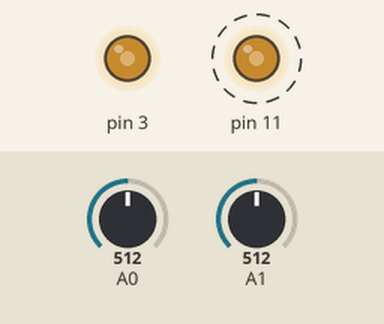
Recording of a sketch running on a simulated Arduino Uno, built with avr-gcc and run on an emulated ATmega328P. Shown: output pins drawn as LEDs (lit = HIGH). Dashed ring = blinking. Inputs (shaded band) come from the test bench; at power-on: A0 = 512, A1 = 512. What the sketch prints to the serial monitor is not drawn.

Above: at 0.05 s.
Timing chart, 0 to 45.0 s (numbered marks = the images above):
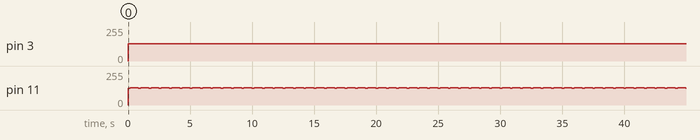

Measured:
- by itself, pin 11: alternates 128/255 for 0.64 s and 127/255 for 0.19 s

The sketch:

signals_without_noise.ino
```cpp
#include <avr/io.h>
#include <avr/interrupt.h>

// Full-Resolution P-QRS-T complex (0 to 255)
const uint8_t pqrst_wave[] = {
  128, 128, 128, 128, 128,               // Baseline
  130, 135, 140, 145, 140, 135, 130,     // P-Wave
  128, 128, 128, 128, 128,               // PR Segment
  120, 105, 95,                          // Q-Wave
  140, 200, 255, 200, 120,               // R-Wave
  75, 85, 100,                           // S-Wave
  128, 128, 128, 128, 128,               // ST Segment
  130, 135, 142, 150, 158, 162,          // T-Wave
  158, 150, 142, 135, 130,
  128, 128, 128, 128, 128                // Return to Baseline
};
const uint16_t wave_length = sizeof(pqrst_wave);

// Tracking variables
volatile uint16_t index_A = 0, rest_A = 0;
volatile uint8_t  tick_A = 0;
volatile uint16_t index_B = 0, rest_B = 0;
volatile uint8_t  tick_B = 0;

void setup_timers() {
  DDRD |= (1 << DDD3); // Channel A output (Pin 3)
  DDRB |= (1 << DDB3); // Channel B output (Pin 11)

  TCCR2A = (1 << COM2A1) | (1 << COM2B1) | (1 << WGM21) | (1 << WGM20);
  TCCR2B = (1 << CS20);

  TCCR1A = 0;
  TCCR1B = (1 << WGM12) | (1 << CS11) | (1 << CS10);
  OCR1A = 499;
  TIMSK1 = (1 << OCIE1A);

  sei();
}

// ISR triggered 500 times a second
ISR(TIMER1_COMPA_vect) {
  // --- SIGNAL A (NORMAL, PIN 3) ---
  if (++tick_A >= 2) { if (index_A < wave_length) index_A++; tick_A = 0; }

  if (index_A < wave_length) {
    OCR2B = pqrst_wave[index_A]; // Standard Output
  } else {
    OCR2B = 128; // Hold baseline
    if (++rest_A >= 320) { index_A = 0; rest_A = 0; }
  }

  // --- SIGNAL B (INVERTED, PIN 11) ---
  if (++tick_B >= 2) { if (index_B < wave_length) index_B++; tick_B = 0; }

  if (index_B < wave_length) {
    // The Magic Trick: Subtract the value from 255 to flip it completely upside down!
    OCR2A = 255 - pqrst_wave[index_B];
  } else {
    OCR2A = 128; // Hold baseline
    if (++rest_B >= 320) { index_B = 0; rest_B = 0; }
  }
}

void setup() {
  Serial.begin(115200);
  setup_timers();
}

void loop() {
  int rawA = analogRead(A0);
  int rawB = analogRead(A1);
  // int rawC = analogRead(A2);

  float voltsA = (rawA * 5.0) / 1023.0;
  float voltsB = (rawB * 5.0) / 1023.0;
  // float voltsC = (rawC * 5.0) / 1023.0;

  Serial.print("Signal_A_Normal(V):");
  Serial.print(voltsA);
  Serial.print(",");
  Serial.print("Signal_B_Inverted(V):");
  Serial.println(voltsB);
  // Serial.print("Signal_C_Inverted(V):");
  // Serial.println(voltsC);

  // Smooth scrolling speed
  delay(25);
}
```
